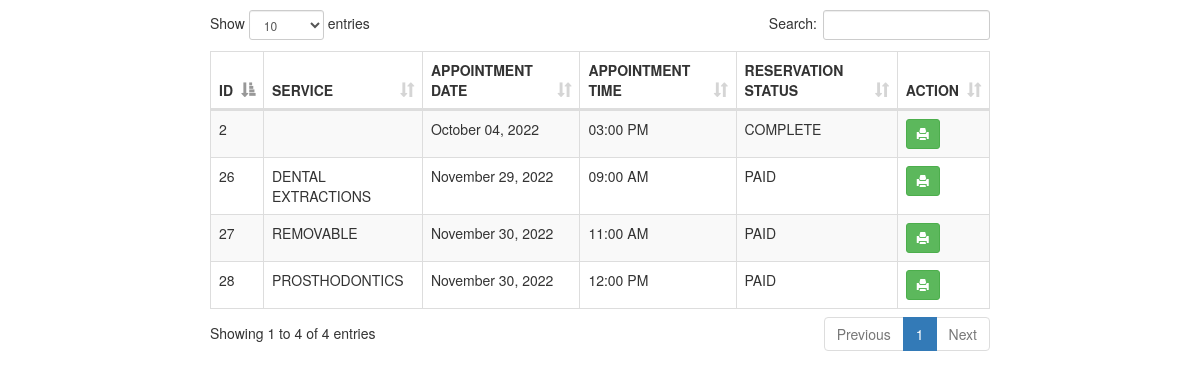
The page /PATIENT/frame/?user_id=2 (signed in) on the database its author committed.
### tables this page shows
CREATE TABLE `appointment` (
  `appoint_id` int(11) NOT NULL,
  `patient_id` int(11) NOT NULL,
  `appoint_date` text NOT NULL,
  `appoint_time` text NOT NULL,
  `service_id` int(11) NOT NULL,
  `email` varchar(64) NOT NULL,
  `status` varchar(250) NOT NULL
);

CREATE TABLE `services` (
  `service_id` int(15) NOT NULL,
  `service_name` text NOT NULL,
  `service_type` text NOT NULL,
  `service_image` text NOT NULL,
  `service_price_range` text NOT NULL,
  `service_desc` text NOT NULL
);

### PATIENT/frame/index.php (the view, shortened to what this page needs)
<?php
	$user_id = $_GET['user_id'];
?>
<!DOCTYPE html>
<html>
<head>
	<link rel="stylesheet" type="text/css" href="bootstrap/css/bootstrap.min.css">
	<link rel="stylesheet" type="text/css" href="datatable/dataTable.bootstrap.min.css">
</head>
<body>
<div class="container">
	<div class="row">
		<div class="col-sm-8 col-sm-offset-2">
			<div class="height10">
			</div>
			<div class="row">
				<table id="myTable" class="table table-bordered table-striped">
					<thead>
						<th>ID</th>
						<th>SERVICE</th>
						<th>APPOINTMENT DATE</th>
						<th>APPOINTMENT TIME</th>
						<th>RESERVATION STATUS</th>
						<th>ACTION</th>
					</thead>
					<tbody>
						<?php
							include_once('../../connection/connection.php');
							$sql = "SELECT * FROM `appointment` LEFT JOIN services ON appointment.service_id = services.service_id WHERE appointment.patient_id = '$user_id' ORDER BY appointment.appoint_id DESC";
							$query = $conn->query($sql);
							while($row = $query->fetch_assoc()){
								echo
								"<tr>
									<td>".$row['appoint_id']."</td>
									<td>".$row['service_name']."</td>
									<td>".date('F d, Y', strtotime($row['appoint_date']))."</td>
									<td>".$row['appoint_time']."</td>
									<td>".$row['status']."</td>
									<td>";
                                     if($row['status'] == 'UNPAID'){
									 echo "<a href='#edit_".$row['appoint_id']."' class='btn btn-success btn-sm' data-toggle='modal'><span class='glyphicon glyphicon-edit'></span> PAY NOW</a>";
									 }else if($row['status'] == 'PROCESSING'){
									 echo "<a href='?user=".$user_id."#procees_".$row['appoint_id']."' class='btn btn-success btn-sm' data-toggle='modal'><span class='glyphicon glyphicon-edit'></span> PROCEES PAY</a>";
									 }else{
									 	echo "<a href='print_pdf.php?appoint_id=".$row['appoint_id']."' class='btn btn-success btn-sm'><span class='glyphicon glyphicon-print'></span></a>";
									 }
									echo "</td>
								</tr>";
							}
						?>
					</tbody>
				</table>
			</div>
		</div>
	</div>
</div>
</body>
</html>

### PATIENT/frame/index.php (style rules this page uses)
.height10 { height:10px; }

### rows shown on the page
appointment: appoint_id "28", service.service_name "PROSTHODONTICS", appoint_date "November 30, 2022", appoint_time "12:00 PM", status "PAID"
appointment: appoint_id "27", service.service_name "REMOVABLE", appoint_date "November 30, 2022", appoint_time "11:00 AM", status "PAID"
appointment: appoint_id "26", service.service_name "DENTAL EXTRACTIONS", appoint_date "November 29, 2022", appoint_time "09:00 AM", status "PAID"
appointment: appoint_id "2", appoint_date "October 04, 2022", appoint_time "03:00 PM", status "COMPLETE"
